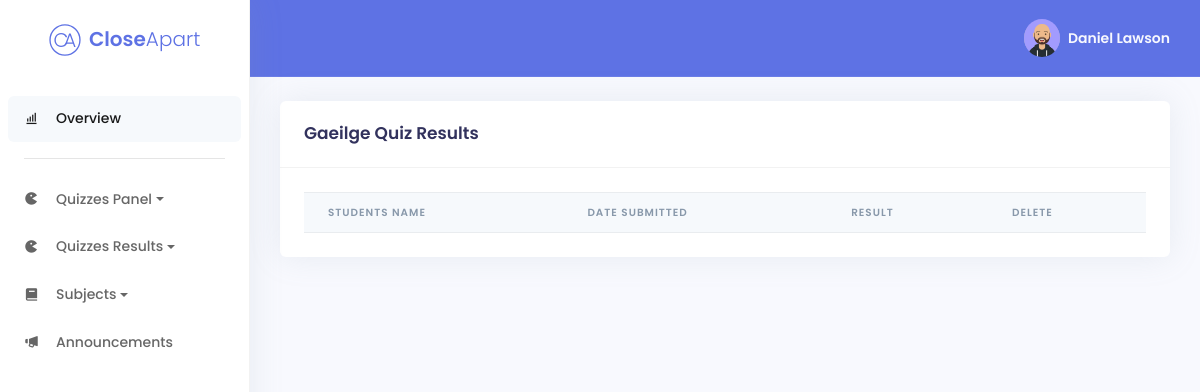
Before: /quizzes/gaeilge/result/gaeilgeresults.php (signed in) with the older database file.
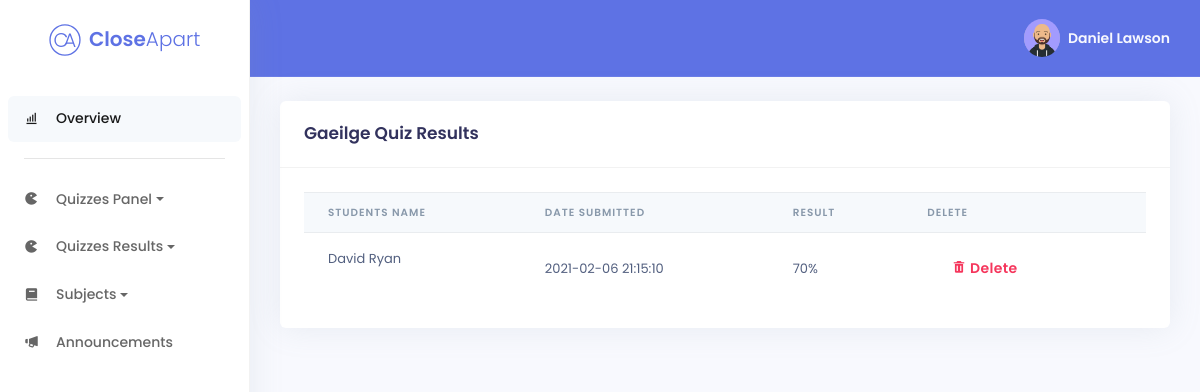
After: the same page with the newer database file.
### tables this page shows
CREATE TABLE IF NOT EXISTS GaeilgeResults (
    gaeilge_result_id int(11) NOT NULL AUTO_INCREMENT,
    gaeilge_result_date timestamp NOT NULL DEFAULT CURRENT_TIMESTAMP,
    gaeilge_result_marks int(11) NOT NULL,
    student_fullname varchar(255) NOT NULL,
PRIMARY KEY (gaeilge_result_id));

### quizzes/gaeilge/result/resultprocess.php (called while the page is built, shortened)
<?php
class Result {
public function get_results_by_user($student_fullname)
{
    try
    {
        $conn = new Connection();
        $dbconn = $conn->getConnection();
        $selectQuery = "SELECT * FROM `GaeilgeResults`;";
        $reslts = NULL;
        foreach( $dbconn->query($selectQuery, PDO::FETCH_ASSOC) as $rslt)
        {
            $reslts[] = $rslt;
        }
        return $reslts;
    }
    catch (PDOException $e)
    {
        echo "<script>alert(".$e->getMessage().");</script>";
    }
    catch (Exception $e)
    {
        echo "<script>alert(".$e->getMessage().");</script>";
    }
}
}
?>

### quizzes/gaeilge/result/gaeilgeresults.php (the view, shortened to what the changed rows need)
<?php
require_once("resultprocess.php");
$resultObject = new Result();
$results = $resultObject->get_results_by_user($_SESSION["student_fullname"]);
?>
<!DOCTYPE html>
<html lang="en">
<head>
	<link href='https://unpkg.com/boxicons@2.0.7/css/boxicons.min.css' rel='stylesheet'>
	<link rel="stylesheet" href="../../../assets/css/argon.min.css">
	<link rel="stylesheet" type="text/css" href="https://cdn.datatables.net/1.10.23/css/dataTables.bootstrap4.min.css" />
</head>
<body>
	<div class="main-content">
		<div class="container-fluid mt-4">
			<div class="row">
				<div class="col-xl-12">
					<div class="card">
						<div class="card-body">
							<div class="table-responsive">
								<table id="sorttable" class="table align-items-center table-flush hover stripe" style="border: none;">
									<thead class="thead-light">
										<tr>
                                            <th scope="col">Students Name</th>
											<th scope="col">Date Submitted</th>
											<th scope="col">Result</th>
											<th scope="col">Delete</th>
										</tr>
									</thead>
									<tbody>
									<?php
										if(isset($results))
										{
										foreach($results as $result)
										{
									?>
										<tr>
											<td class="d-flex align-items-center">
												<?php echo $result["student_fullname"]; ?>
											</td>
											<td>
												<?php echo $result["gaeilge_result_date"]; ?>
											</td>
											<td>
												<?php echo $result["gaeilge_result_marks"]*10; ?>%
											</td>
											<td>
												<div class="d-flex">
													<form class="d-flex" method="POST" action="<?php $_SERVER['PHP_SELF']; ?>">
														<button type="submit" name="delete"
															class="text-danger px-4 py-2 btn text-primary shadow-none"><i class='bx bxs-trash'></i>
															Delete</button>
													</form>
											</td>
										</tr>
										<?php
												}
											}
										?>
									</tbody>
								</table>
							</div>
						</div>
					</div>
				</div>
			</div>
		</div>
</body>
</html>

Changed rows visible on the page:
added gaeilgeresults: student_fullname "David Ryan", gaeilge_result_date "2021-02-06 21:15:10", $result['gaeilge_result_marks']*10 "70"
